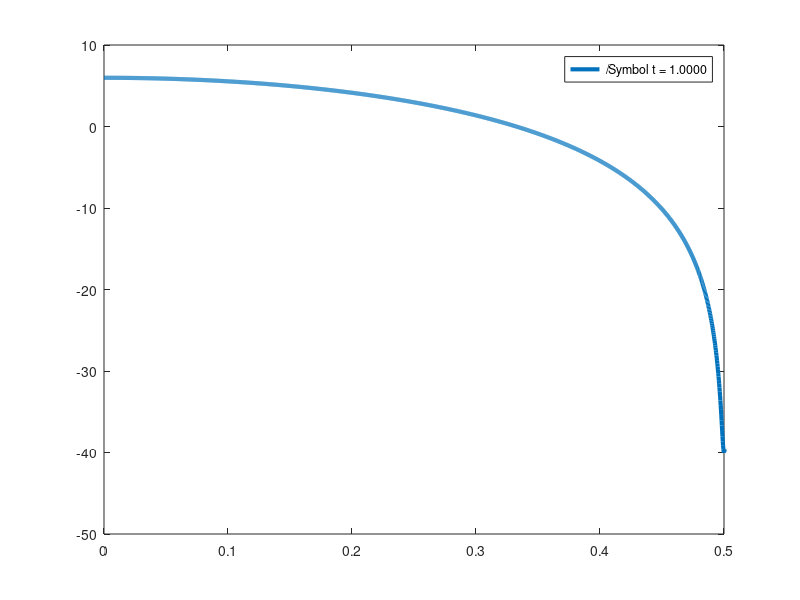

MATLAB code to generate this figure:
clear all
close all 

a1=0.99;
fc=1;
Ts=1/fc; 
winsize=4096;
binsize=fc/winsize;
F=[0:binsize:fc-binsize];
W=F*2*pi;
M=sqrt(1+2*a1*cos(W)+a1^2);
MdB=20*log10(M);
figure(1,'visible','off');
plot(F, MdB, [';{/Symbol t} = ' num2str(1/Ts, "%6.4f") ';'], 'LineWidth', 3);
axis([0 0.5])
